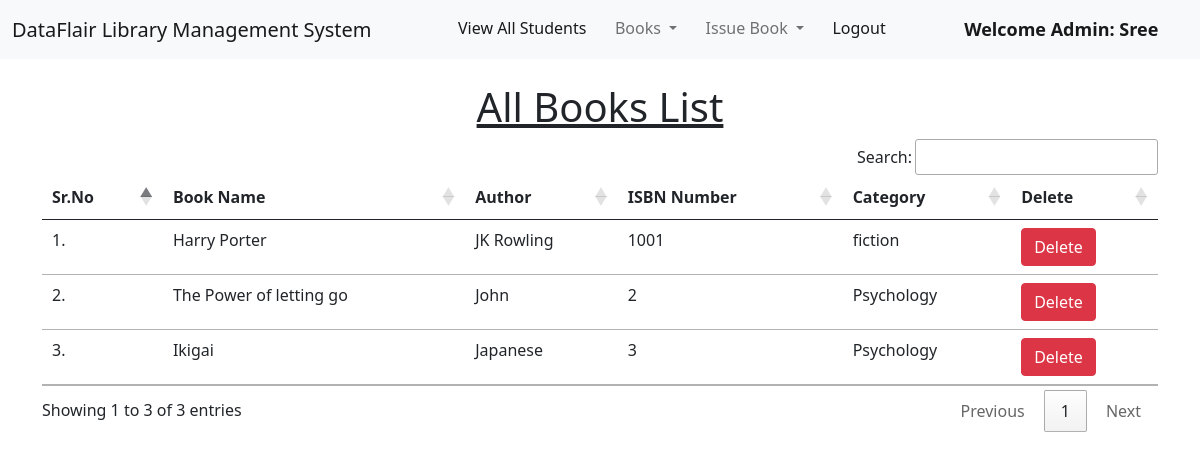
Page /view_books/ (signed in) on the committed database.
### library/models.py (models this page shows, shortened)
class Book(models.Model):
    name = models.CharField(max_length=200)
    author = models.CharField(max_length=200)
    isbn = models.PositiveIntegerField()
    category = models.CharField(max_length=50)

### library/views.py (the view)
# urls.py: path("view_books/", views.view_books, name="view_books"),
@login_required(login_url = '/admin_login')
def view_books(request):
    books = Book.objects.all()
    return render(request, "view_books.html", {'books':books})

### library/templates/view_books.html (shortened to what this page needs)
{% extends 'admin_navbar.html' %}
{% load static %}
{% block body %}
<div class="container mt-4">
    <h1 class="text-center"><u>All Books List</u></h1>
    <table class="table table-hover" id="example">
        <thead>
            <tr>
                <th>Sr.No</th>
                <th>Book Name</th>
                <th>Author</th>
                <th>ISBN Number</th>
                <th>Category</th>
                <th>Delete</th>
            </tr>
        </thead>
        <tbody>
            {% for book in books %}
            <tr>
                <td>{{forloop.counter}}.</td>
                <td>{{book.name}}</td>
                <td>{{book.author}}</td>
                <td>{{book.isbn}}</td>
                <td>{{book.category}}</td>
                <td><a href="/delete_book/{{book.id}}/" class="btn btn-danger" onclick="return confirm('Are you sure you want to delete this book?')">Delete</a></td>
            </tr>
            {% endfor %}
        </tbody>
    </table>
    </div>
{% endblock %}

### library/templates/admin_navbar.html (shortened to what this page needs)
<!doctype html>
<html lang="en">
  <head>
    <link href="https://cdn.jsdelivr.net/npm/bootstrap@5.1.0/dist/css/bootstrap.min.css" rel="stylesheet">
    <link rel="stylesheet" href="https://cdn.datatables.net/1.10.25/css/jquery.dataTables.min.css">
    <link rel="stylesheet" href="https://cdn.datatables.net/buttons/1.7.1/css/buttons.dataTables.min.css">
  </head>
  <body>
    <nav class="navbar navbar-expand-lg navbar-light bg-light">
        <div class="container-fluid">
          <a class="navbar-brand" href="#">DataFlair Library Management System</a>
          <div class="collapse navbar-collapse" id="navbarSupportedContent">
            <ul class="navbar-nav me-auto mb-2 mb-lg-0">
              <li class="nav-item">
                <a class="nav-link active" aria-current="page" href="/view_students/">View All Students</a>
              </li>
              <li class="nav-item dropdown">
                <a class="nav-link dropdown-toggle" href="#" id="navbarDropdown" role="button" data-bs-toggle="dropdown" aria-expanded="false">
                  Books
                </a>
              </li>
              <li class="nav-item dropdown">
                <a class="nav-link dropdown-toggle" href="#" id="navbarDropdown" role="button" data-bs-toggle="dropdown" aria-expanded="false">
                  Issue Book
                </a>
              </li>
              <li class="nav-item">
                <a class="nav-link active" aria-current="page" href="/logout/">Logout</a>
              </li>
              <li class="nav-item">
                <a style="font-weight:600; font-family:'Segoe UI', Tahoma, Geneva, Verdana, sans-serif; font-size: large;" class="nav-link active" href="#">Welcome Admin: {{request.user}}</a>
              </li>
            </ul>
          </div>
        </div>
      </nav>
      {% block body %}
      {% endblock %}
  </body>
</html>

### rows in the picture
Book: name "Harry Porter", author "JK Rowling", isbn "1001", category "fiction"
Book: name "The Power of letting go", author "John", isbn "2", category "Psychology"
Book: name "Ikigai", author "Japanese", isbn "3", category "Psychology"

### other values in the picture
{{ request.user }} "Sree"
